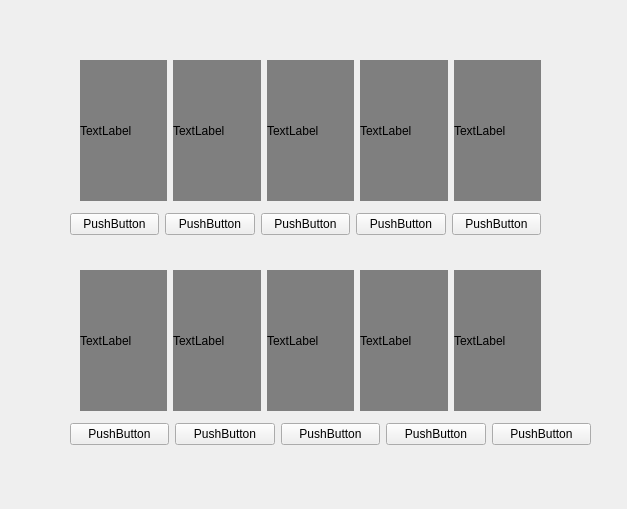
<?xml version="1.0" encoding="UTF-8"?>
<ui version="4.0">
 <class>Form</class>
 <widget class="QWidget" name="Form">
  <property name="geometry">
   <rect>
    <x>0</x>
    <y>0</y>
    <width>627</width>
    <height>509</height>
   </rect>
  </property>
  <property name="windowTitle">
   <string>Form</string>
  </property>
  <widget class="QWidget" name="horizontalLayoutWidget">
   <property name="geometry">
    <rect>
     <x>70</x>
     <y>210</y>
     <width>471</width>
     <height>29</height>
    </rect>
   </property>
   <layout class="QHBoxLayout" name="horizontalLayout">
    <item>
     <widget class="QPushButton" name="pushButton_4">
      <property name="text">
       <string>PushButton</string>
      </property>
     </widget>
    </item>
    <item>
     <widget class="QPushButton" name="pushButton_5">
      <property name="text">
       <string>PushButton</string>
      </property>
     </widget>
    </item>
    <item>
     <widget class="QPushButton" name="pushButton_3">
      <property name="text">
       <string>PushButton</string>
      </property>
     </widget>
    </item>
    <item>
     <widget class="QPushButton" name="pushButton_2">
      <property name="text">
       <string>PushButton</string>
      </property>
     </widget>
    </item>
    <item>
     <widget class="QPushButton" name="pushButton">
      <property name="text">
       <string>PushButton</string>
      </property>
     </widget>
    </item>
   </layout>
  </widget>
  <widget class="QWidget" name="horizontalLayoutWidget_3">
   <property name="geometry">
    <rect>
     <x>80</x>
     <y>60</y>
     <width>461</width>
     <height>141</height>
    </rect>
   </property>
   <layout class="QHBoxLayout" name="horizontalLayout_4">
    <item>
     <widget class="QLabel" name="label_5">
      <property name="styleSheet">
       <string notr="true">background-color: rgb(127, 127, 127);</string>
      </property>
      <property name="text">
       <string>TextLabel</string>
      </property>
     </widget>
    </item>
    <item>
     <widget class="QLabel" name="label_4">
      <property name="styleSheet">
       <string notr="true">background-color: rgb(127, 127, 127);</string>
      </property>
      <property name="text">
       <string>TextLabel</string>
      </property>
     </widget>
    </item>
    <item>
     <widget class="QLabel" name="label_3">
      <property name="styleSheet">
       <string notr="true">background-color: rgb(127, 127, 127);</string>
      </property>
      <property name="text">
       <string>TextLabel</string>
      </property>
     </widget>
    </item>
    <item>
     <widget class="QLabel" name="label_2">
      <property name="styleSheet">
       <string notr="true">background-color: rgb(127, 127, 127);</string>
      </property>
      <property name="text">
       <string>TextLabel</string>
      </property>
     </widget>
    </item>
    <item>
     <widget class="QLabel" name="label">
      <property name="styleSheet">
       <string notr="true">background-color: rgb(127, 127, 127);</string>
      </property>
      <property name="text">
       <string>TextLabel</string>
      </property>
     </widget>
    </item>
   </layout>
  </widget>
  <widget class="QWidget" name="horizontalLayoutWidget_2">
   <property name="geometry">
    <rect>
     <x>70</x>
     <y>420</y>
     <width>521</width>
     <height>29</height>
    </rect>
   </property>
   <layout class="QHBoxLayout" name="horizontalLayout_7">
    <item>
     <widget class="QPushButton" name="pushButton_11">
      <property name="text">
       <string>PushButton</string>
      </property>
     </widget>
    </item>
    <item>
     <widget class="QPushButton" name="pushButton_12">
      <property name="text">
       <string>PushButton</string>
      </property>
     </widget>
    </item>
    <item>
     <widget class="QPushButton" name="pushButton_13">
      <property name="text">
       <string>PushButton</string>
      </property>
     </widget>
    </item>
    <item>
     <widget class="QPushButton" name="pushButton_14">
      <property name="text">
       <string>PushButton</string>
      </property>
     </widget>
    </item>
    <item>
     <widget class="QPushButton" name="pushButton_15">
      <property name="text">
       <string>PushButton</string>
      </property>
     </widget>
    </item>
   </layout>
  </widget>
  <widget class="QWidget" name="horizontalLayoutWidget_4">
   <property name="geometry">
    <rect>
     <x>80</x>
     <y>270</y>
     <width>461</width>
     <height>141</height>
    </rect>
   </property>
   <layout class="QHBoxLayout" name="horizontalLayout_8">
    <item>
     <widget class="QLabel" name="label_6">
      <property name="styleSheet">
       <string notr="true">background-color: rgb(127, 127, 127);</string>
      </property>
      <property name="text">
       <string>TextLabel</string>
      </property>
     </widget>
    </item>
    <item>
     <widget class="QLabel" name="label_7">
      <property name="styleSheet">
       <string notr="true">background-color: rgb(127, 127, 127);</string>
      </property>
      <property name="text">
       <string>TextLabel</string>
      </property>
     </widget>
    </item>
    <item>
     <widget class="QLabel" name="label_8">
      <property name="styleSheet">
       <string notr="true">background-color: rgb(127, 127, 127);</string>
      </property>
      <property name="text">
       <string>TextLabel</string>
      </property>
     </widget>
    </item>
    <item>
     <widget class="QLabel" name="label_9">
      <property name="styleSheet">
       <string notr="true">background-color: rgb(127, 127, 127);</string>
      </property>
      <property name="text">
       <string>TextLabel</string>
      </property>
     </widget>
    </item>
    <item>
     <widget class="QLabel" name="label_10">
      <property name="styleSheet">
       <string notr="true">background-color: rgb(127, 127, 127);</string>
      </property>
      <property name="text">
       <string>TextLabel</string>
      </property>
     </widget>
    </item>
   </layout>
  </widget>
  <zorder>horizontalLayoutWidget</zorder>
  <zorder>horizontalLayoutWidget_4</zorder>
  <zorder>horizontalLayoutWidget_3</zorder>
  <zorder>horizontalLayoutWidget_2</zorder>
  <zorder>horizontalLayoutWidget_4</zorder>
 </widget>
 <resources/>
 <connections/>
</ui>
